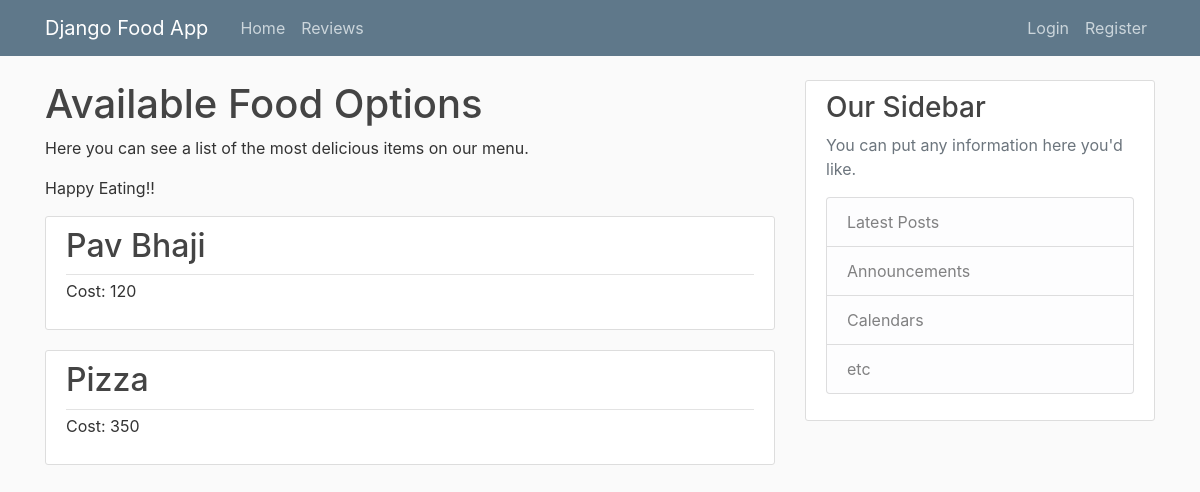
The page / on the database its author committed.
### food/models.py (models this page shows, shortened)
class food(models.Model):
	name = models.CharField(max_length=100)
	cost = models.IntegerField(1000, default=100)

### food/views.py (the view)
# urls.py: path('', views.home, name='food-home'),
def home(request):
	context = {
		'choices': food.objects.all()
	}
	return render(request, 'food/home.html', context)

### food/templates/food/home.html (shortened to what this page needs)
{% extends "food/base.html" %}
{% block content %}
		<h1>Available Food Options</h1>
		<p>Here you can see a list of the most delicious items on our menu.</p>
		<p>Happy Eating!!</p>
	{% for food in choices %}
		<article class="media content-section">
		  <div class="media-body">
		    <div class="article-metadata">
		      <h2 class="mr-2" href="#">{{ food.name }}</h2>
		    </div>
		    <p class="article-content">Cost: {{ food.cost }}</p>
		  </div>
		</article>
	{% endfor %}
{% endblock content %}

### food/static/food/main.css (style rules this page uses)
body { background: #fafafa; color: #333333; margin-top: 5rem; }
h1, h2, h3, h4, h5, h6 { color: #444444; }
.content-section { background: #ffffff; padding: 10px 20px; border: 1px solid #dddddd; border-radius: 3px; margin-bottom: 20px; }
.article-content { white-space: pre-line; }
.article-metadata { padding-bottom: 1px; margin-bottom: 4px; border-bottom: 1px solid #e3e3e3 }

### rows shown on the page
food: name "Pav Bhaji", cost "120"
food: name "Pizza", cost "350"
